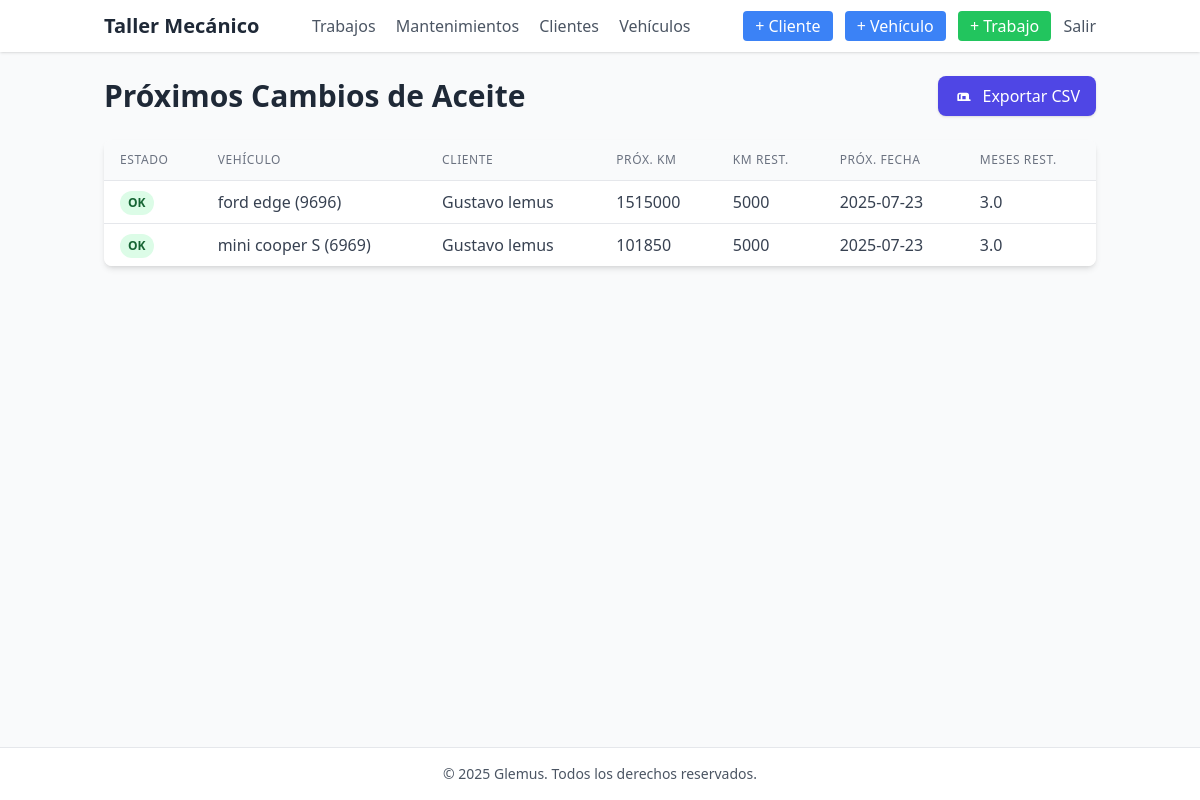
Page /mantenimientos/ (signed in) on the committed database.
### core/models.py (models this page shows, shortened)
class Cliente(models.Model):
    nombre = models.CharField(max_length=100)
    telefono = models.CharField(max_length=20)
    email = models.EmailField()
    direccion = models.CharField(max_length=200)

### core/views.py (the view)
# urls.py: path('mantenimientos/', views.MantenimientoList.as_view(), name='mantenimientos'),
class MantenimientoList(LoginRequiredMixin, ListView):
    template_name = 'core/mantenimientos.html'
    context_object_name = 'mantenimientos'
    def get_queryset(self):
        mantenimientos = []
        for cambio in CambioAceite.objects.select_related('vehiculo__cliente'):
            veh = cambio.vehiculo
            km_restantes = cambio.proximo_km - veh.kilometraje_actual
            dias = (cambio.proxima_fecha - cambio.fecha_cambio).days
            meses_restantes = dias / 30
            mantenimientos.append({
                'vehiculo': f"{veh.marca} {veh.modelo} ({veh.placa})",
                'cliente': veh.cliente,
                'proximo_km': cambio.proximo_km,
                'km_restantes': km_restantes,
                'proxima_fecha': cambio.proxima_fecha,
                'meses_restantes': round(meses_restantes, 1),
            })
        return mantenimientos
    def get_context_data(self, **kwargs):
        context = super().get_context_data(**kwargs)
        due = 0
        for m in context['mantenimientos']:
            if m['km_restantes'] <= 500 or m['meses_restantes'] <= 1:
                due += 1
        context['due_count'] = due
        return context

### core/context_processors.py (called while the page is built)
def current_year(request):
    return {
        'year': datetime.now().year
    }

### core/models.py (called while the page is built)
    @property
    def proximo_km(self):
        return self.km_cambio + self.intervalo_km

    @property
    def proxima_fecha(self):
        return self.fecha_cambio + timedelta(days=30*self.intervalo_meses)

### core/templates/core/mantenimientos.html (shortened to what this page needs)
{% extends "core/base.html" %}
{% block content %}
<div class="flex items-center justify-between mb-6">
  <h1 class="text-3xl font-semibold text-gray-800">Próximos Cambios de Aceite</h1>
  <a href="{% url 'mantenimientos_exportar' %}"
     class="inline-flex items-center px-4 py-2 bg-indigo-600 text-white font-medium rounded-lg shadow hover:bg-indigo-700 focus:outline-none focus:ring-2 focus:ring-indigo-500 transition">
    <svg class="w-5 h-5 mr-2" fill="none" stroke="currentColor" viewBox="0 0 24 24" xmlns="http://www.w3.org/2000/svg">
      <path stroke-linecap="round" stroke-linejoin="round" stroke-width="2" d="M9 17v-6h6v6m2 0v-6a2 2 0 00-2-2H7a2 2 0 00-2 2v6h14z"></path>
    </svg>
    Exportar CSV
  </a>
</div>
<div class="overflow-x-auto bg-white shadow-md rounded-lg">
  <table class="min-w-full divide-y divide-gray-200 table-auto">
    <thead class="bg-gray-50">
      <tr>
        <th class="px-4 py-3 text-left text-xs font-medium text-gray-500 uppercase tracking-wider">Estado</th>
        <th class="px-4 py-3 text-left text-xs font-medium text-gray-500 uppercase tracking-wider">Vehículo</th>
        <th class="px-4 py-3 text-left text-xs font-medium text-gray-500 uppercase tracking-wider">Cliente</th>
        <th class="px-4 py-3 text-left text-xs font-medium text-gray-500 uppercase tracking-wider">Próx. km</th>
        <th class="px-4 py-3 text-left text-xs font-medium text-gray-500 uppercase tracking-wider">Km rest.</th>
        <th class="px-4 py-3 text-left text-xs font-medium text-gray-500 uppercase tracking-wider">Próx. fecha</th>
        <th class="px-4 py-3 text-left text-xs font-medium text-gray-500 uppercase tracking-wider">Meses rest.</th>
      </tr>
    </thead>
    <tbody class="bg-white divide-y divide-gray-200">
      {% for m in mantenimientos %}
      <tr class="hover:bg-gray-50">
        <td class="px-4 py-2">
          {% if m.km_restantes <= 500 or m.meses_restantes <= 1 %}
            <span class="inline-block px-2 py-1 text-xs font-semibold bg-red-100 text-red-800 rounded-full">Urgente</span>
          {% else %}
            <span class="inline-block px-2 py-1 text-xs font-semibold bg-green-100 text-green-800 rounded-full">OK</span>
          {% endif %}
        </td>
        <td class="px-4 py-2 text-gray-700">{{ m.vehiculo }}</td>
        <td class="px-4 py-2 text-gray-700">{{ m.cliente.nombre }}</td>
        <td class="px-4 py-2 text-gray-700">{{ m.proximo_km }}</td>
        <td class="px-4 py-2 text-gray-700">{{ m.km_restantes }}</td>
        <td class="px-4 py-2 text-gray-700">{{ m.proxima_fecha|date:"Y-m-d" }}</td>
        <td class="px-4 py-2 text-gray-700">{{ m.meses_restantes }}</td>
      </tr>
      {% empty %}
      <tr>
        <td colspan="7" class="px-4 py-6 text-center text-gray-500">No hay mantenimientos programados.</td>
      </tr>
      {% endfor %}
    </tbody>
  </table>
</div>
{% endblock %}

### rows in the picture
Cliente: vehiculo "ford edge (9696)", cliente.nombre "Gustavo lemus", proximo_km "1515000", km_restantes "5000", proxima_fecha "2025-07-23", meses_restantes "3.0", vehiculo "mini cooper S (6969)", proximo_km "101850"
